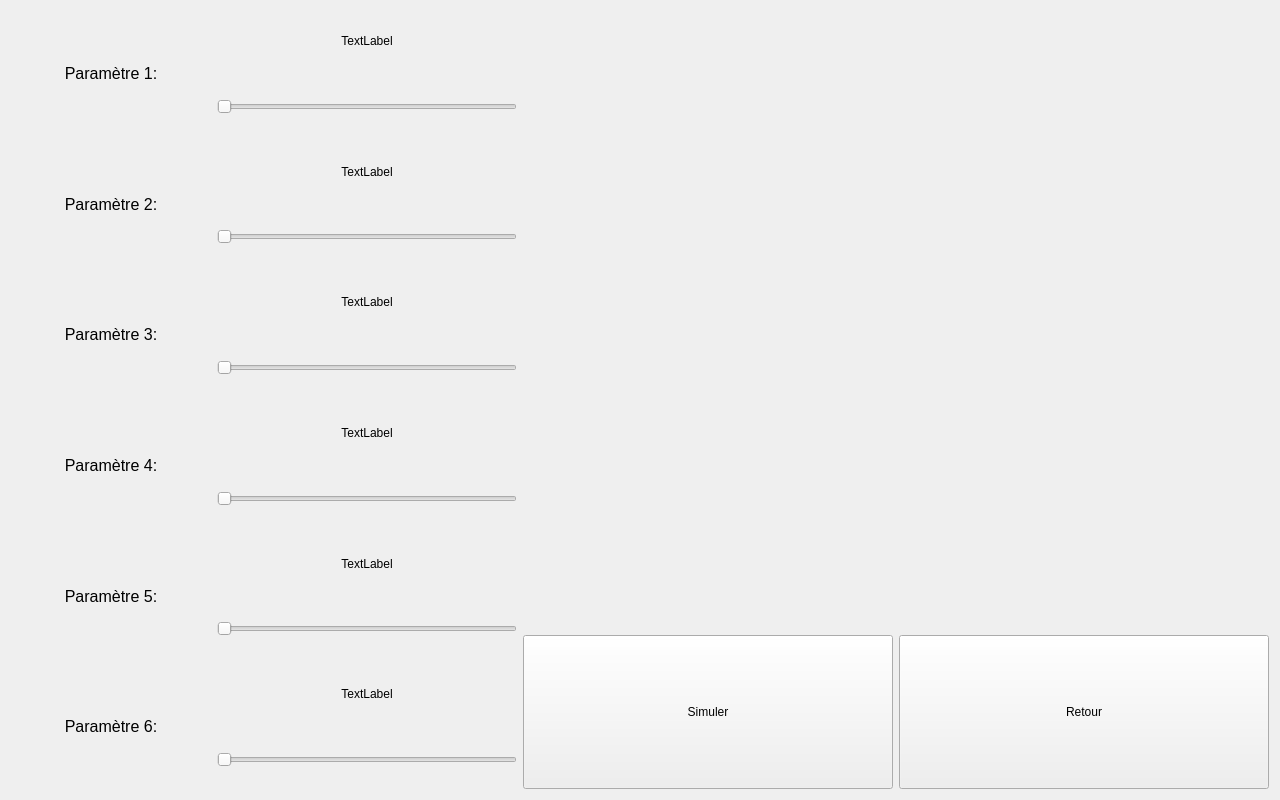
<?xml version="1.0" encoding="UTF-8"?>
<ui version="4.0">
 <class>DimManuel</class>
 <widget class="QWidget" name="DimManuel">
  <property name="geometry">
   <rect>
    <x>0</x>
    <y>0</y>
    <width>1280</width>
    <height>800</height>
   </rect>
  </property>
  <property name="windowTitle">
   <string>Form</string>
  </property>
  <layout class="QHBoxLayout" name="horizontalLayout_2" stretch="50,50">
   <item>
    <layout class="QVBoxLayout" name="verticalLayout_3">
     <item>
      <layout class="QHBoxLayout" name="horizontalLayout_5" stretch="50,50">
       <item>
        <layout class="QHBoxLayout" name="horizontalLayout_6">
         <property name="sizeConstraint">
          <enum>QLayout::SetFixedSize</enum>
         </property>
         <item>
          <widget class="QLabel" name="label_2">
           <property name="maximumSize">
            <size>
             <width>200</width>
             <height>16777215</height>
            </size>
           </property>
           <property name="font">
            <font>
             <pointsize>12</pointsize>
            </font>
           </property>
           <property name="text">
            <string>Paramètre 1:</string>
           </property>
           <property name="alignment">
            <set>Qt::AlignCenter</set>
           </property>
          </widget>
         </item>
        </layout>
       </item>
       <item>
        <layout class="QVBoxLayout" name="verticalLayout_2">
         <item>
          <widget class="QLabel" name="label_parametre1">
           <property name="text">
            <string>TextLabel</string>
           </property>
           <property name="alignment">
            <set>Qt::AlignCenter</set>
           </property>
          </widget>
         </item>
         <item>
          <widget class="QSlider" name="horizontalSlider">
           <property name="maximumSize">
            <size>
             <width>300</width>
             <height>100</height>
            </size>
           </property>
           <property name="mouseTracking">
            <bool>true</bool>
           </property>
           <property name="maximum">
            <number>100</number>
           </property>
           <property name="pageStep">
            <number>1</number>
           </property>
           <property name="orientation">
            <enum>Qt::Horizontal</enum>
           </property>
           <property name="tickPosition">
            <enum>QSlider::NoTicks</enum>
           </property>
          </widget>
         </item>
        </layout>
       </item>
      </layout>
     </item>
     <item>
      <layout class="QHBoxLayout" name="horizontalLayout_11" stretch="50,50">
       <item>
        <layout class="QHBoxLayout" name="horizontalLayout_14">
         <property name="sizeConstraint">
          <enum>QLayout::SetFixedSize</enum>
         </property>
         <item>
          <widget class="QLabel" name="label_3">
           <property name="maximumSize">
            <size>
             <width>200</width>
             <height>16777215</height>
            </size>
           </property>
           <property name="font">
            <font>
             <pointsize>12</pointsize>
            </font>
           </property>
           <property name="text">
            <string>Paramètre 2:</string>
           </property>
           <property name="alignment">
            <set>Qt::AlignCenter</set>
           </property>
          </widget>
         </item>
        </layout>
       </item>
       <item>
        <layout class="QVBoxLayout" name="verticalLayout_4">
         <item>
          <widget class="QLabel" name="label_parametre2">
           <property name="text">
            <string>TextLabel</string>
           </property>
           <property name="alignment">
            <set>Qt::AlignCenter</set>
           </property>
          </widget>
         </item>
         <item>
          <widget class="QSlider" name="horizontalSlider_2">
           <property name="maximumSize">
            <size>
             <width>300</width>
             <height>100</height>
            </size>
           </property>
           <property name="maximum">
            <number>100</number>
           </property>
           <property name="pageStep">
            <number>1</number>
           </property>
           <property name="orientation">
            <enum>Qt::Horizontal</enum>
           </property>
          </widget>
         </item>
        </layout>
       </item>
      </layout>
     </item>
     <item>
      <layout class="QHBoxLayout" name="horizontalLayout_12" stretch="50,50">
       <item>
        <layout class="QHBoxLayout" name="horizontalLayout_13">
         <property name="sizeConstraint">
          <enum>QLayout::SetFixedSize</enum>
         </property>
         <item>
          <widget class="QLabel" name="label_4">
           <property name="maximumSize">
            <size>
             <width>200</width>
             <height>16777215</height>
            </size>
           </property>
           <property name="font">
            <font>
             <pointsize>12</pointsize>
            </font>
           </property>
           <property name="text">
            <string>Paramètre 3:</string>
           </property>
           <property name="alignment">
            <set>Qt::AlignCenter</set>
           </property>
          </widget>
         </item>
        </layout>
       </item>
       <item>
        <layout class="QVBoxLayout" name="verticalLayout_5" stretch="0,0">
         <item>
          <widget class="QLabel" name="label_parametre3">
           <property name="text">
            <string>TextLabel</string>
           </property>
           <property name="alignment">
            <set>Qt::AlignCenter</set>
           </property>
          </widget>
         </item>
         <item>
          <widget class="QSlider" name="horizontalSlider_3">
           <property name="maximumSize">
            <size>
             <width>300</width>
             <height>100</height>
            </size>
           </property>
           <property name="maximum">
            <number>100</number>
           </property>
           <property name="pageStep">
            <number>1</number>
           </property>
           <property name="orientation">
            <enum>Qt::Horizontal</enum>
           </property>
          </widget>
         </item>
        </layout>
       </item>
      </layout>
     </item>
     <item>
      <layout class="QHBoxLayout" name="horizontalLayout_10" stretch="50,50">
       <item>
        <layout class="QHBoxLayout" name="horizontalLayout_15">
         <property name="sizeConstraint">
          <enum>QLayout::SetFixedSize</enum>
         </property>
         <item>
          <widget class="QLabel" name="label_5">
           <property name="maximumSize">
            <size>
             <width>200</width>
             <height>16777215</height>
            </size>
           </property>
           <property name="font">
            <font>
             <pointsize>12</pointsize>
            </font>
           </property>
           <property name="text">
            <string>Paramètre 4:</string>
           </property>
           <property name="alignment">
            <set>Qt::AlignCenter</set>
           </property>
          </widget>
         </item>
        </layout>
       </item>
       <item>
        <layout class="QVBoxLayout" name="verticalLayout_6">
         <item>
          <widget class="QLabel" name="label_parametre4">
           <property name="contextMenuPolicy">
            <enum>Qt::DefaultContextMenu</enum>
           </property>
           <property name="text">
            <string>TextLabel</string>
           </property>
           <property name="alignment">
            <set>Qt::AlignCenter</set>
           </property>
          </widget>
         </item>
         <item>
          <widget class="QSlider" name="horizontalSlider_4">
           <property name="maximumSize">
            <size>
             <width>300</width>
             <height>100</height>
            </size>
           </property>
           <property name="maximum">
            <number>100</number>
           </property>
           <property name="pageStep">
            <number>1</number>
           </property>
           <property name="orientation">
            <enum>Qt::Horizontal</enum>
           </property>
          </widget>
         </item>
        </layout>
       </item>
      </layout>
     </item>
     <item>
      <layout class="QHBoxLayout" name="horizontalLayout_21" stretch="50,50">
       <item>
        <layout class="QHBoxLayout" name="horizontalLayout_23">
         <property name="sizeConstraint">
          <enum>QLayout::SetFixedSize</enum>
         </property>
         <item>
          <widget class="QLabel" name="label_7">
           <property name="maximumSize">
            <size>
             <width>200</width>
             <height>16777215</height>
            </size>
           </property>
           <property name="font">
            <font>
             <pointsize>12</pointsize>
            </font>
           </property>
           <property name="text">
            <string>Paramètre 5:</string>
           </property>
           <property name="alignment">
            <set>Qt::AlignCenter</set>
           </property>
          </widget>
         </item>
        </layout>
       </item>
       <item>
        <layout class="QVBoxLayout" name="verticalLayout_7">
         <item>
          <widget class="QLabel" name="label_parametre5">
           <property name="text">
            <string>TextLabel</string>
           </property>
           <property name="alignment">
            <set>Qt::AlignCenter</set>
           </property>
          </widget>
         </item>
         <item>
          <widget class="QSlider" name="horizontalSlider_5">
           <property name="maximumSize">
            <size>
             <width>300</width>
             <height>100</height>
            </size>
           </property>
           <property name="maximum">
            <number>100</number>
           </property>
           <property name="pageStep">
            <number>1</number>
           </property>
           <property name="orientation">
            <enum>Qt::Horizontal</enum>
           </property>
          </widget>
         </item>
        </layout>
       </item>
      </layout>
     </item>
     <item>
      <layout class="QHBoxLayout" name="horizontalLayout_18" stretch="50,50">
       <item>
        <layout class="QHBoxLayout" name="horizontalLayout_20">
         <property name="sizeConstraint">
          <enum>QLayout::SetFixedSize</enum>
         </property>
         <item>
          <widget class="QLabel" name="label_6">
           <property name="maximumSize">
            <size>
             <width>200</width>
             <height>16777215</height>
            </size>
           </property>
           <property name="font">
            <font>
             <pointsize>12</pointsize>
            </font>
           </property>
           <property name="text">
            <string>Paramètre 6:</string>
           </property>
           <property name="alignment">
            <set>Qt::AlignCenter</set>
           </property>
          </widget>
         </item>
        </layout>
       </item>
       <item>
        <layout class="QVBoxLayout" name="verticalLayout_8">
         <item>
          <widget class="QLabel" name="label_parametre6">
           <property name="text">
            <string>TextLabel</string>
           </property>
           <property name="alignment">
            <set>Qt::AlignCenter</set>
           </property>
          </widget>
         </item>
         <item>
          <widget class="QSlider" name="horizontalSlider_6">
           <property name="maximumSize">
            <size>
             <width>300</width>
             <height>100</height>
            </size>
           </property>
           <property name="maximum">
            <number>100</number>
           </property>
           <property name="pageStep">
            <number>1</number>
           </property>
           <property name="orientation">
            <enum>Qt::Horizontal</enum>
           </property>
          </widget>
         </item>
        </layout>
       </item>
      </layout>
     </item>
    </layout>
   </item>
   <item>
    <layout class="QVBoxLayout" name="verticalLayout" stretch="80,20">
     <item>
      <layout class="QHBoxLayout" name="horizontalLayout_3">
       <item>
        <widget class="QLabel" name="label">
         <property name="text">
          <string/>
         </property>
         <property name="pixmap">
          <pixmap resource="images.qrc">:/images/images/blimp_cao_2.png</pixmap>
         </property>
         <property name="alignment">
          <set>Qt::AlignCenter</set>
         </property>
        </widget>
       </item>
      </layout>
     </item>
     <item>
      <layout class="QHBoxLayout" name="horizontalLayout_17">
       <item>
        <layout class="QHBoxLayout" name="horizontalLayout">
         <item>
          <widget class="QPushButton" name="pushButton">
           <property name="maximumSize">
            <size>
             <width>1280</width>
             <height>800</height>
            </size>
           </property>
           <property name="text">
            <string>Simuler</string>
           </property>
          </widget>
         </item>
        </layout>
       </item>
       <item>
        <layout class="QHBoxLayout" name="horizontalLayout_16">
         <item>
          <widget class="QPushButton" name="pushButton_Retour">
           <property name="maximumSize">
            <size>
             <width>1280</width>
             <height>800</height>
            </size>
           </property>
           <property name="text">
            <string>Retour</string>
           </property>
          </widget>
         </item>
        </layout>
       </item>
      </layout>
     </item>
    </layout>
   </item>
  </layout>
 </widget>
 <resources>
  <include location="images.qrc"/>
 </resources>
 <connections/>
</ui>
